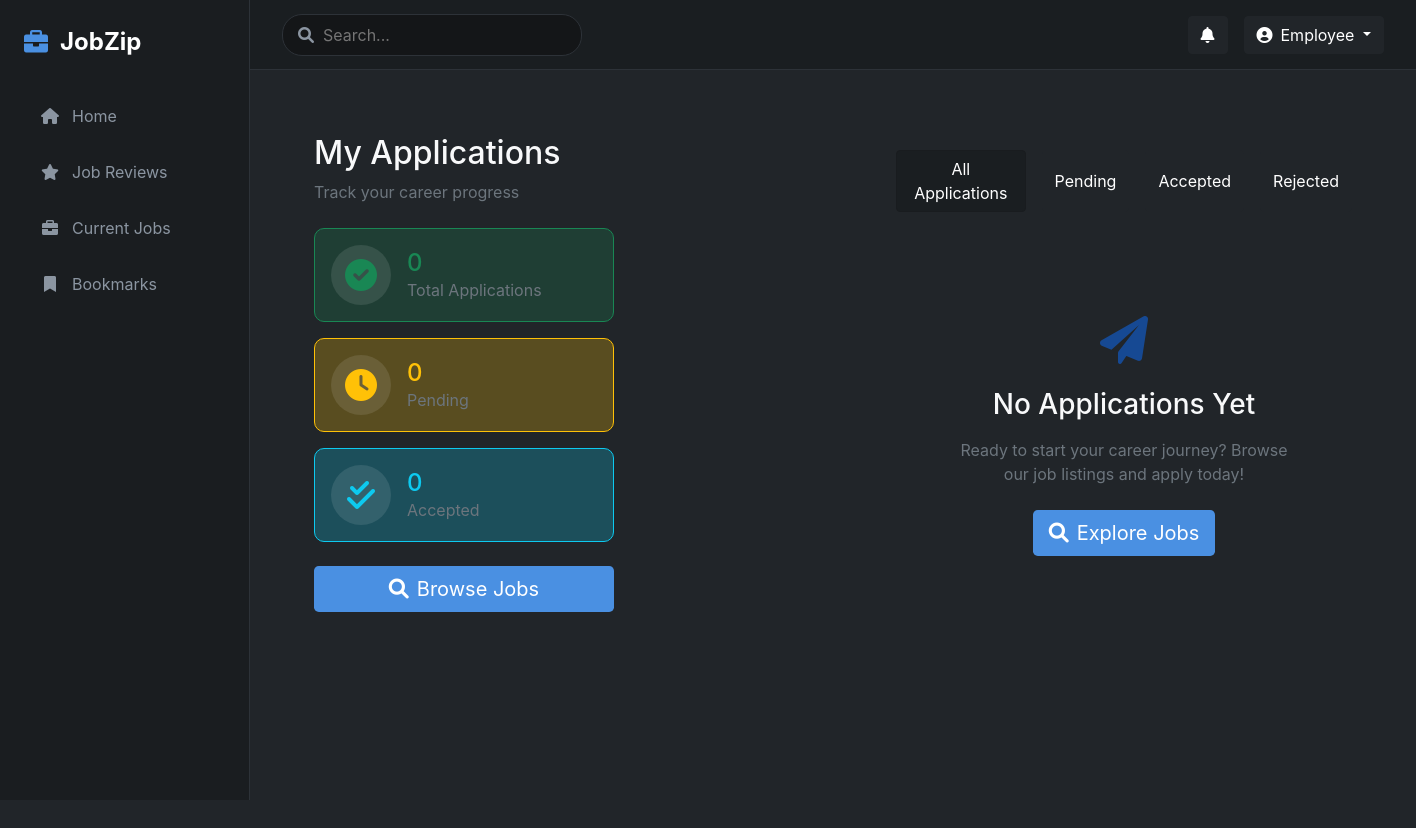
Before: /my-applications/ (signed in) with the older database file.
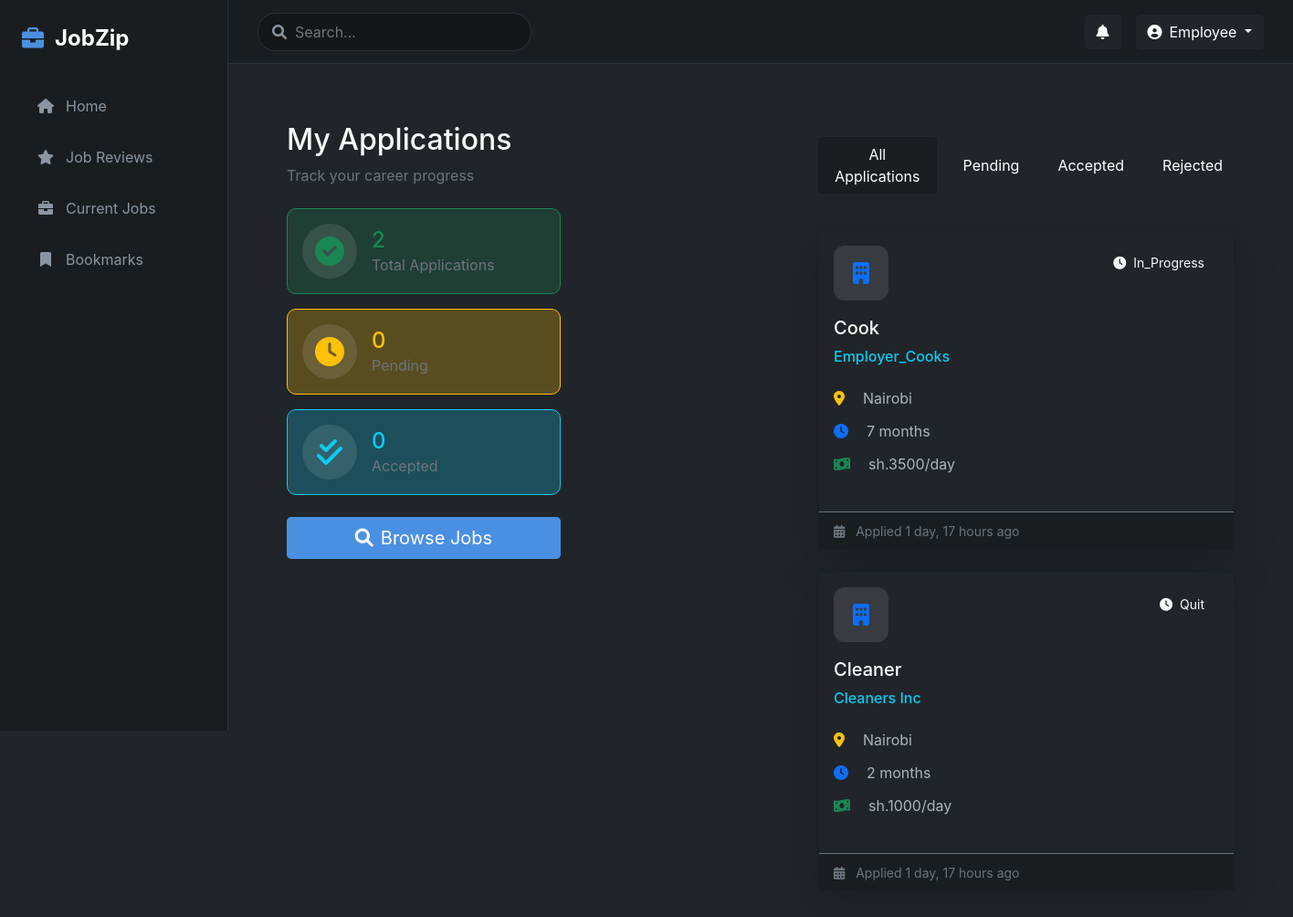
After: the same page with the newer database file.
### jobs/models.py (models this page shows, shortened)
class JobEnrollment(models.Model):
    STATUS_CHOICES = (
        ('pending', 'Pending'),
        ('accepted', 'Accepted'),
        ('in_progress', 'In Progress'),
        ('completed', 'Completed'),
        ('quit', 'Quit')
    )
    job = models.ForeignKey(Job, on_delete=models.CASCADE)
    employee = models.ForeignKey(User, on_delete=models.CASCADE)
    status = models.CharField(max_length=20, choices=STATUS_CHOICES, default='pending')
    progress = models.IntegerField(default=0)  # Progress percentage (0-100)
    enrolled_at = models.DateTimeField(auto_now_add=True)
    completed_at = models.DateTimeField(null=True, blank=True)
    last_updated = models.DateTimeField(auto_now=True)

class Job(models.Model):
    STATUS_CHOICES = (
        ('open', 'Open'),
        ('closed', 'Closed'),
    )
    employer = models.ForeignKey(User, on_delete=models.CASCADE, related_name='posted_jobs')
    title = models.CharField(max_length=200)
    description = models.TextField()
    location = models.CharField(max_length=100)
    duration = models.CharField(max_length=50)
    company = models.CharField(max_length=200)
    salary = models.CharField(max_length=100, help_text="e.g., $50,000/year or $25/hour", null=True, blank=True)
    employees_required = models.IntegerField()
    deadline = models.DateTimeField()
    created_at = models.DateTimeField(auto_now_add=True)
    status = models.CharField(max_length=10, choices=STATUS_CHOICES, default='open')
    company_pictures = models.ManyToManyField('CompanyPicture')

### jobs/views.py (the view)
# urls.py: path('my-applications/', views.my_applications, name='my_applications'),
@login_required
def my_applications(request):
    applications = JobEnrollment.objects.filter(employee=request.user).order_by('-enrolled_at')
    context = {
        'applications': applications,
        'total_count': applications.count(),
        'pending_count': applications.filter(status='pending').count(),
        'accepted_count': applications.filter(status='accepted').count(),
    }
    return render(request, 'jobs/my_applications.html', context)

### jobs/templates/jobs/my_applications.html (shortened to what the changed rows need)
{% extends 'jobs/base.html' %}
{% load static %}
{% block content %}
<div class="applications-page">
    <div class="stats-sidebar">
        <div class="stats-header mb-4">
            <h2 class="text-light mb-2">My Applications</h2>
        </div>
        <div class="stats-cards">
            <div class="stat-card bg-success bg-opacity-25 border-success">
                <div class="stat-info">
                    <h3 class="text-success">{{ total_count }}</h3>
                    <p class="text-muted mb-0">Total Applications</p>
                </div>
            </div>
        </div>
    </div>
    <div class="main-content">
        <div class="applications-grid">
            {% for application in applications %}
            <div class="application-card" data-status="{{ application.status }}" data-job-id="{{ application.job.id }}">
                <div class="card bg-dark h-100 shadow-lg hover-card">
                    <div class="card-body position-relative">
                        <div class="status-badge status-{{ application.status }}">
                            <i class="fas {% if application.status == 'accepted' %}fa-check{% elif application.status == 'rejected' %}fa-times{% else %}fa-clock{% endif %}"></i>
                            {{ application.status|title }}
                        </div>
                        <div class="company-logo mb-3">
                            <i class="fas fa-building"></i>
                        </div>
                        <h5 class="job-title mb-2">{{ application.job.title }}</h5>
                        <h6 class="company-name mb-3">{{ application.job.company }}</h6>
                        <div class="job-details">
                            <div class="detail-item">
                                <i class="fas fa-map-marker-alt text-warning"></i>
                                {{ application.job.location }}
                            </div>
                            <div class="detail-item">
                                <i class="fas fa-clock text-primary"></i>
                                {{ application.job.duration }}
                            </div>
                            <div class="detail-item">
                                <i class="fas fa-money-bill-wave text-success"></i>
                                {{ application.job.salary }}
                            </div>
                        </div>
                    </div>
                    <div class="card-footer bg-darker border-secondary">
                        <small class="text-muted">
                            <i class="fas fa-calendar-alt me-2"></i>
                            Applied {{ application.enrolled_at|timesince }} ago
                        </small>
                    </div>
                </div>
            </div>
            {% empty %}
            <div class="empty-state text-center">
                <div class="empty-icon mb-4">
                    <i class="fas fa-paper-plane fa-3x text-primary"></i>
                </div>
                <h3 class="text-light mb-3">No Applications Yet</h3>
                <p class="text-muted mb-4">Ready to start your career journey? Browse our job listings and apply today!</p>
                <a href="{% url 'listings' %}" class="btn btn-primary btn-lg">
                    <i class="fas fa-search me-2"></i>Explore Jobs
                </a>
            </div>
            {% endfor %}
        </div>
    </div>
</div>
{% endblock %}

Changed rows visible on the page:
added JobEnrollment: status "In_Progress", job "Cook", job.company "Employer_Cooks", job.location "Nairobi", job.duration "7 months", job.salary "sh.3500/day", enrolled_at "1 day, 17 hours"
added JobEnrollment: status "Quit", job "Cleaner", job.company "Cleaners Inc", job.location "Nairobi", job.duration "2 months", job.salary "sh.1000/day", enrolled_at "1 day, 17 hours"
Other visible differences:
{{ total_count }}: "0" → "2"
text no longer shown: "No Applications Yet Ready to start your career journey? Browse our job listings and apply today! Explore Jobs"
